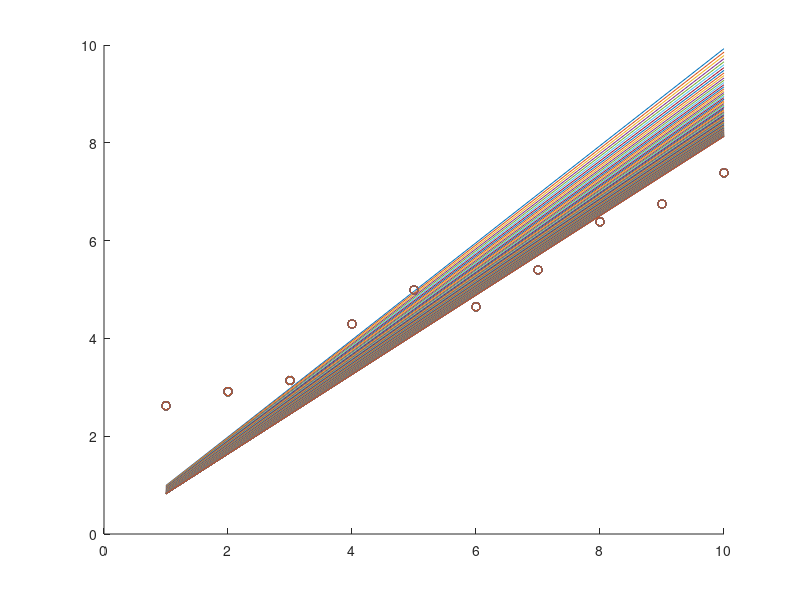

This figure's MATLAB source:
a=[2.6228,2.9125,3.1390,4.2952,4.9918,4.6468,5.4008,6.3853,6.7494,7.3864]
x=[1:10];
th0=0;th1=1;
h=th0+th1.*x;
for i=1:100
comp=0;comp1=0;
for i=1:10
comp=comp+h(i)-a(i);
comp1=comp1+(h(i)-a(i))*x(i);
end
al=0.001;
th0=th0-al*comp/10;
th1=th1-al*comp1/10;
h=th0+th1.*x;
scatter(x,a);
hold on;
plot(h);
end


